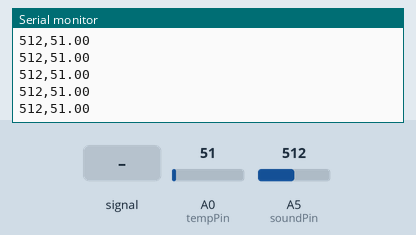
Bench run of a sketch on a simulated Arduino Uno, built with avr-gcc and run on an emulated ATmega328P. On the bench: the last lines printed to the serial monitor. The test bench sets the inputs (shaded band); at power-on: A0 (tempPin) = 51, A5 (soundPin) = 512. Storage starts empty.

Above: at 1.2 s.
1.3 s: A5 (soundPin) fed a 200 Hz sine of ±81 counts around its level
At 1.49 s:
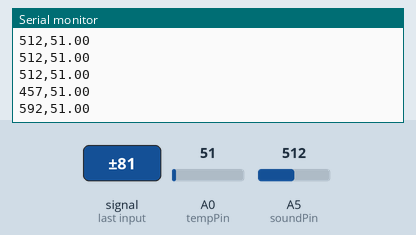
2.8 s: A0 (tempPin) set to 61
At 2.83 s:
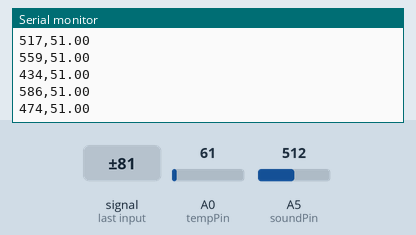
4.3 s: A5 (soundPin) set to 716
At 4.4 s:
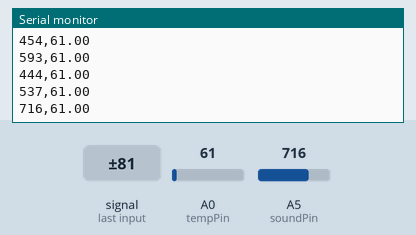
5.8 s: A5 (soundPin) fed a 1000 Hz sine of ±255 counts around its level
At 5.96 s:
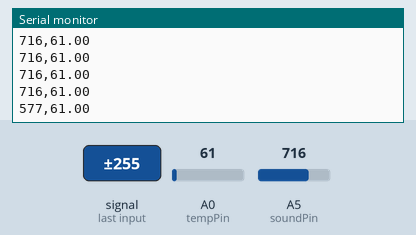
7.3 s: A0 (tempPin) set to 71
At 7.31 s:
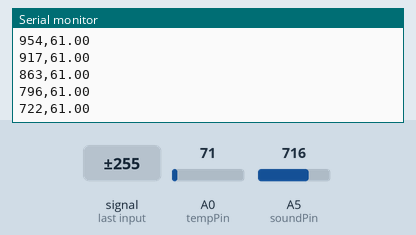
8.8 s: A5 (soundPin) set to 900
At 8.88 s:
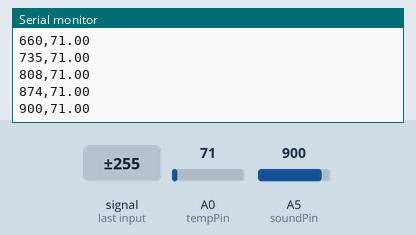
Timing chart, 0 to 11.3 s (numbered marks = the images above; inputs shaded):
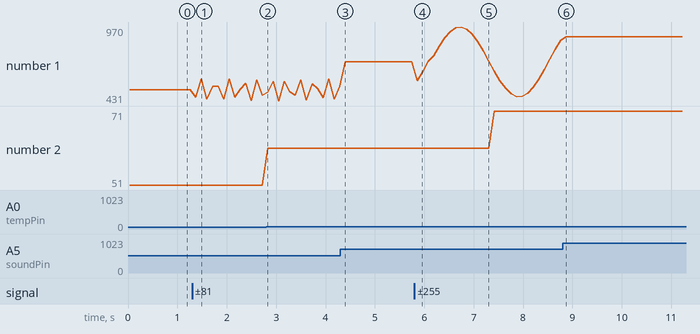

The sketch:

sensor_log.ino
```cpp
#include <SPI.h>
#include <SD.h>

//Analog input sensors and vars
float tempVal;
int tempPin = A0;
int soundVal;
int soundPin = A5;
int refresh = 100; //time in ms to read sensor

//Output


//CS pin for arduino ethernet shield is pin 4
const int CS_SD = 4;

void setup() {
//  analogReference(INTERNAL); //changes the reference voltage used for analog input

  Serial.begin(9600); //open serial monitor

  if (!SD.begin(CS_SD)){
    Serial.println("card failure"); //if sd doesn't open correctly
    return; //break
  }
  Serial.println("we're ready to go"); //sd is working
}

void loop() {
  tempVal = analogRead(tempPin); //reading from temp sensor

  soundVal = analogRead(soundPin); //reading from sound sensor
  File dataFile = SD.open("log.csv", FILE_WRITE); // writing to  file

  if(dataFile){
    dataFile.print(soundVal);
    dataFile.print(",");
    dataFile.println(tempVal);
    dataFile.close();

    //debugging
    Serial.print(soundVal);
    Serial.print(",");
    Serial.println(tempVal);
  } else{
    Serial.println("Issue with Datafile");
  }

  delay(refresh);
}
```

Measured:
- after the input at 1.3 s, the serial monitor: prints a new line after 0.08 s (image 1)
- after the input at 4.3 s, the serial monitor: prints a new line after 0.10 s (image 3)
- after the input at 5.8 s, the serial monitor: prints a new line after 0.05 s (image 4)
- after the input at 8.8 s, the serial monitor: prints a new line after 0.08 s (image 6)
- plotted number 1: 512 → 474 after the input at 1.3 s, 537 → 716 after the input at 4.3 s, 716 → 796 after the input at 5.8 s, 874 → 900 after the input at 8.8 s
- plotted number 2: 51 → 61 after the input at 2.8 s, 61 → 71 after the input at 7.3 s
